Frame 1 (no input): blank canvas, image omitted
Frame 60 (the mouse pressed at the canvas centre just before this capture): blank canvas, image omitted
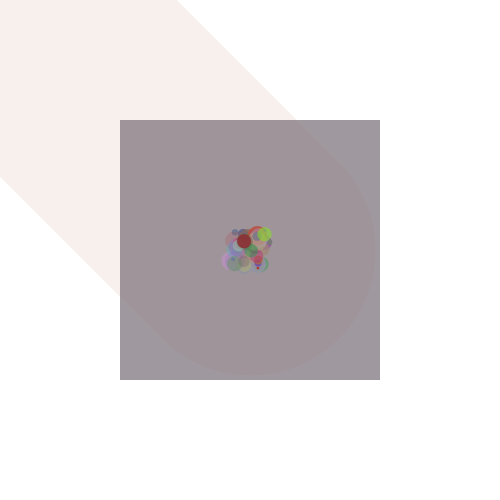
Frame 120 (the mouse held since frame 60 and released just before this capture)

The Processing sketch whose frames 1 and 60 were blank and that drew this single picture after the mouse press (run headless with seeded random() and noise(); from frame 60 on, the mouse is pressed at the canvas centre):

// Processing sketch: processing_93488
// ── processing_93488.pde

/* 
  Minh Pham, z3416941
  
  Drawing a strokes of lines with a trail
  of spots behind
*/

// Colours
float r;
float g;
float b;
float a;

// Sizes
float w;
float h;
float diam;

void setup() {
  size(500, 500);
  smooth();
  background(255);
}

void draw() {  
  ellipseMode(CENTER);
  rectMode(CENTER);
  
  if(mousePressed) {
    
    // Drawing the line with different strokes
    stroke(r, g, b, a);
    strokeWeight(abs(mouseX - pmouseX));
    line(pmouseX, pmouseY, mouseX, mouseY);
    
    // Trail of spots behind strokes
    noStroke();
    fill(r, g, b, a);
    ellipse(mouseX + w, mouseY + h, diam, diam);    
  }
  
  // Rectangle 
  noStroke();
  fill(r, g, b, (random(1, 15)));
  rect(width/2 , height/2, mouseX + 10, mouseY + 10);
  
  // Generated Colours
  r = random(255);
  b = random(255);
  g = random(255);
  a = random(255);
  
  // Generated Sizes
  w = random(-20, 20);
  h = random(-20, 20);
  diam = random(-20, 20);
}
